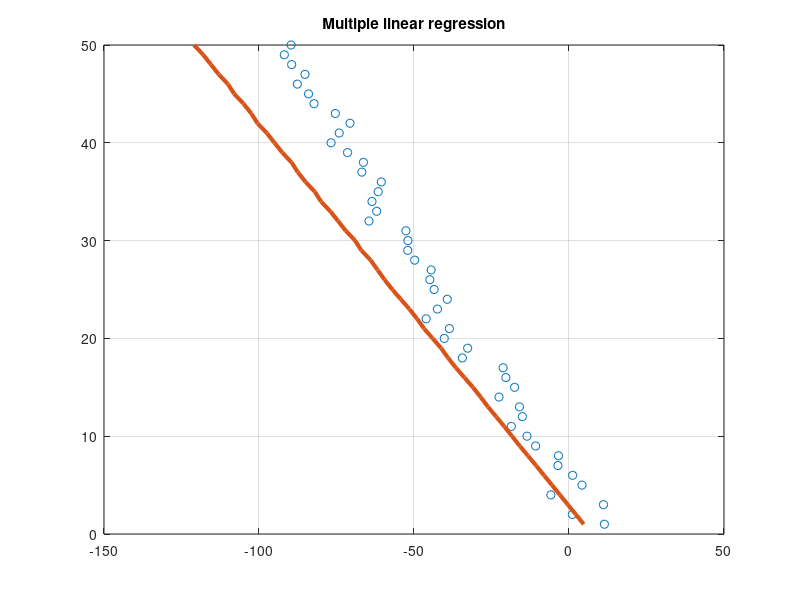

The MATLAB script that drew this image:
clear all
close all
clc

num_eles=50;
a=-2;
b=5;
c=7;
x=1:1:num_eles;
y=a*x+b*randn(1,num_eles);
y=y+c;

Y=y';X=x';
X=[ones(size(X)) X X*10];

A=regress(Y,X);
Ye=A'*X';

figure(1)
plot(y,x,'o');title('Multiple linear regression');grid on;hold on;
plot(Ye,x,"LineWidth",3)